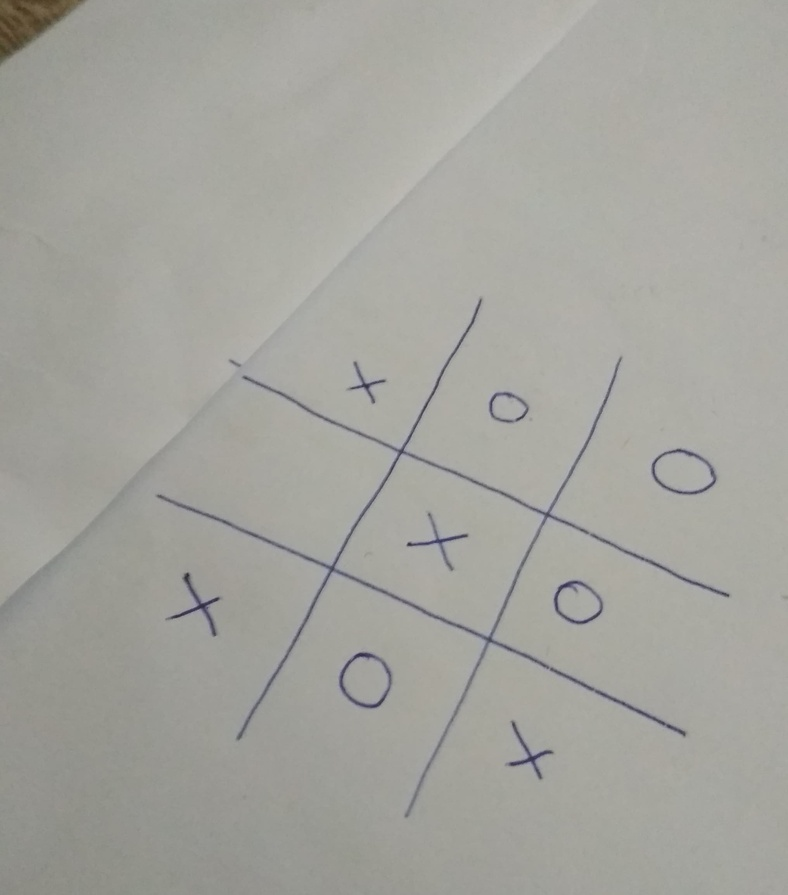
#> input picture data/easy/74322592_431844810765277_9173819388548087808_n.jpg, 788 x 895 px, shrunk from 2032 x 2307 before the run
$ python -i game.py   (imports and definitions only)
#> lines starting #> are read from the running program, lines starting #| are printed output that depends on the picture
#> further down, picture is the input picture: shape (895, 788, 3); mean B, G, R 157.7, 163.8, 164.1
import cv2 as cv
import numpy as np
import skimage as ski
from skimage import morphology as mp
from skimage.filters.rank import mean_bilateral
from scipy import ndimage as ndi


def s_curve(x):
    return 0.5 + (3 * (x - 0.5)) / 2 * np.sqrt(1 + 9 * (x - 0.5) ** 2)
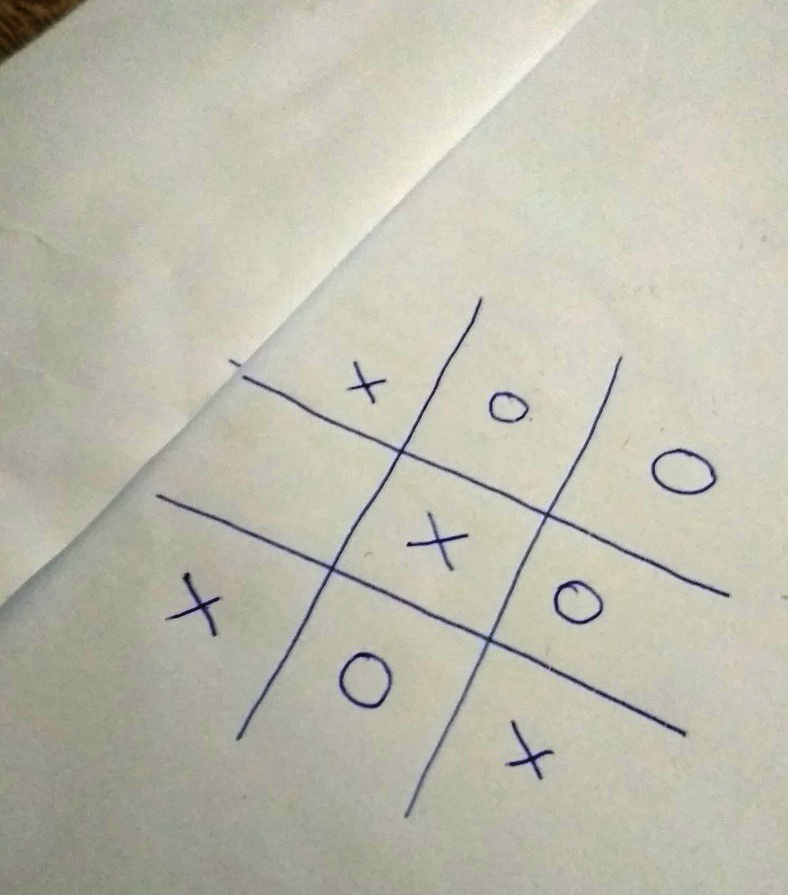
#> returned value: shape (895, 788, 3) float64; mean of channels 0, 1, 2 111810.4, 120730.2, 121137.2; drawn with min black and max white


def find_game_state(img):
    state = []

    # TODO should return game state as simple list - example output :
    #  [['x', '', 'o'], ['', 'x', 'x'], ['o', '', 'o']]
    #  assuming that 'board' parameter is square image with only one game board
    # return state

    src = s_curve(img)
    dst = src > ski.filters.threshold_otsu(src)
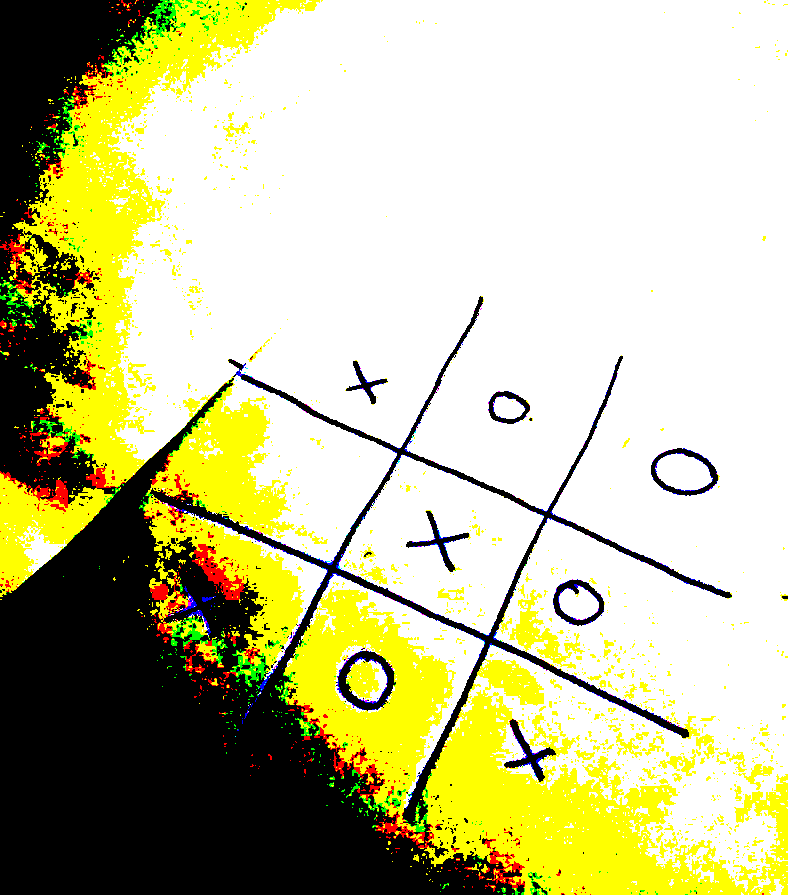
#> dst: shape (895, 788, 3) bool; mean B, G, R 0.581, 0.756, 0.761

    dst = ski.img_as_ubyte(dst)

#> (the run stopped early here; a loop or call above may not have finished)

$ run again, on data/easy/74525050_2488852948106614_7393458326555590656_n.jpg
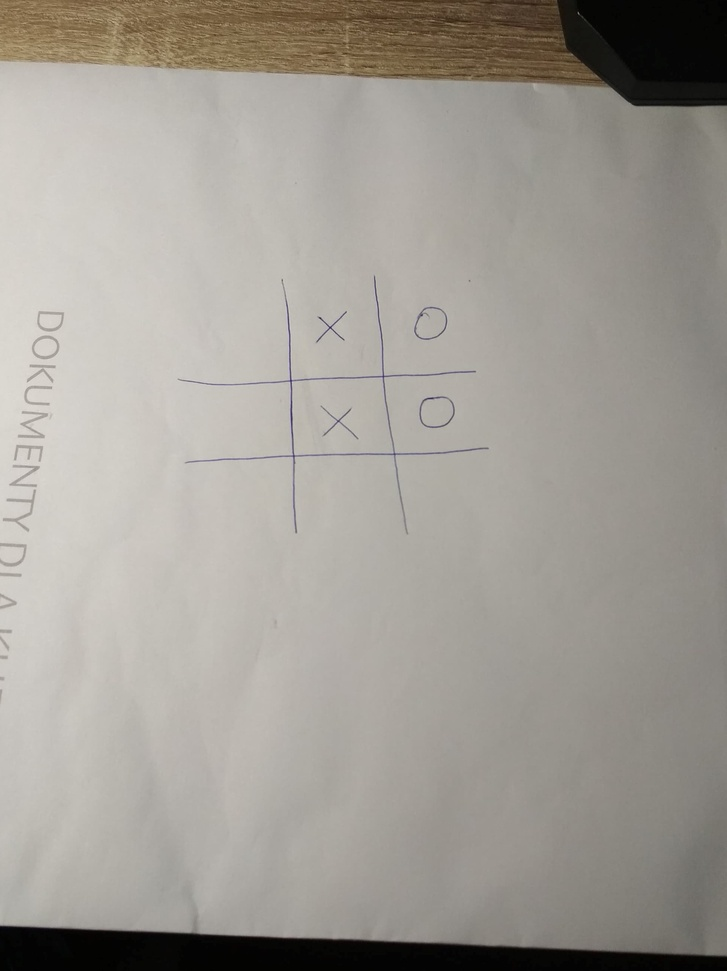
#> input picture data/easy/74525050_2488852948106614_7393458326555590656_n.jpg, 727 x 971 px, shrunk from 1949 x 2605 before the run
#> picture is the input picture: shape (971, 727, 3); mean B, G, R 149.3, 156.5, 160.9
#> in s_curve, `return 0.5 + (3 * (x - 0.5)) / 2 * np.sqrt(1 + 9 * (x - 0.5) ** 2)`:
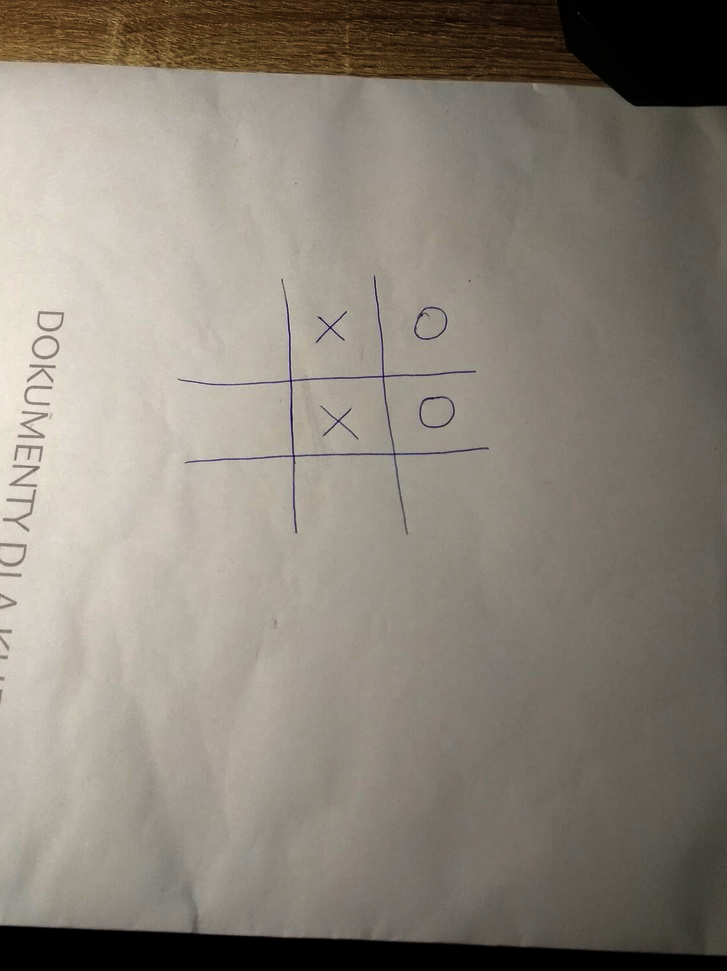
#> returned value: shape (971, 727, 3) float64; mean of channels 0, 1, 2 109170.9, 118626.2, 124637.9; drawn with min black and max white
#> in find_game_state, `dst = src > ski.filters.threshold_otsu(src)`:
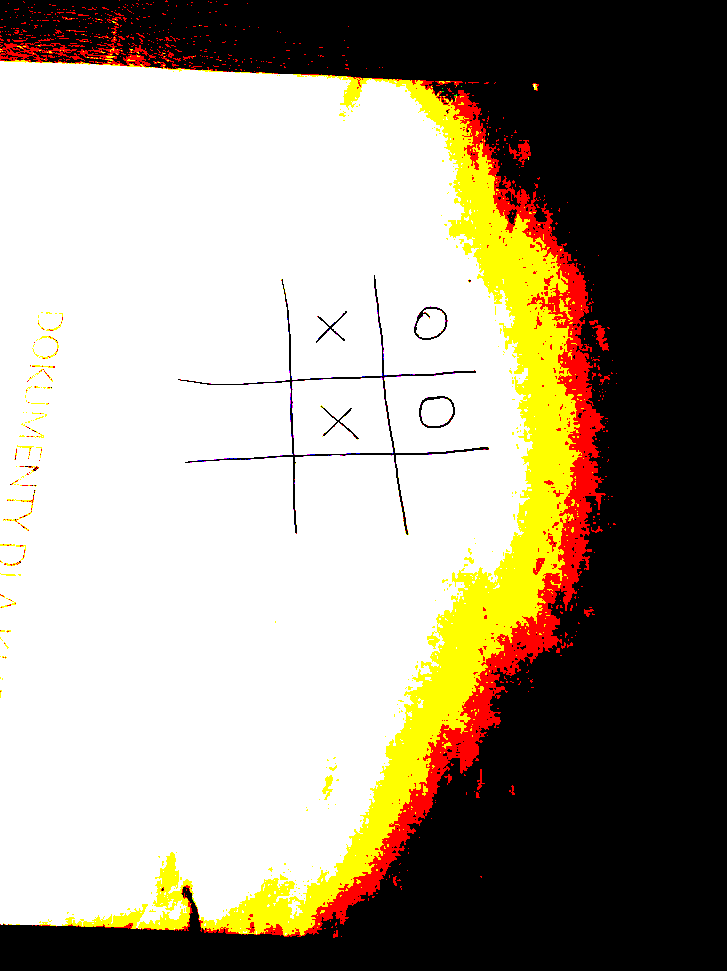
#> dst: shape (971, 727, 3) bool; mean B, G, R 0.527, 0.595, 0.633

$ run again, on data/easy/74634321_569045363927472_4053419224331190272_n.jpg
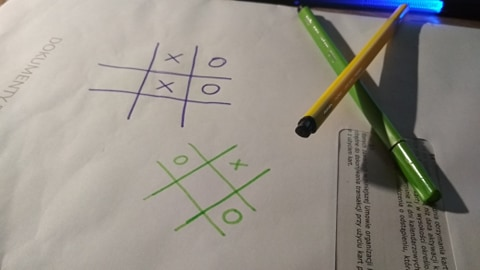
#> input picture data/easy/74634321_569045363927472_4053419224331190272_n.jpg, 480 x 270 px
#> picture is the input picture: shape (270, 480, 3); mean B, G, R 134.4, 142.9, 148
#> in s_curve, `return 0.5 + (3 * (x - 0.5)) / 2 * np.sqrt(1 + 9 * (x - 0.5) ** 2)`:
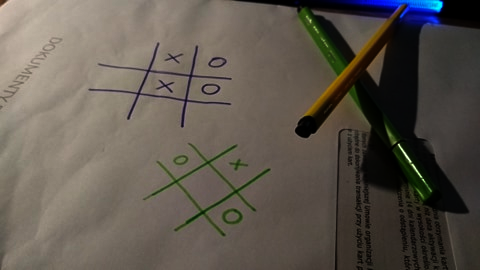
#> returned value: shape (270, 480, 3) float64; mean of channels 0, 1, 2 90171.2, 100405.7, 108580.3; drawn with min black and max white
#> in find_game_state, `dst = src > ski.filters.threshold_otsu(src)`:
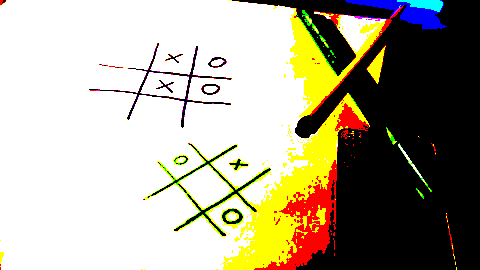
#> dst: shape (270, 480, 3) bool; mean B, G, R 0.576, 0.655, 0.68

$ run again, on data/easy/74890899_2356985374518038_5346477883944599552_n.jpg
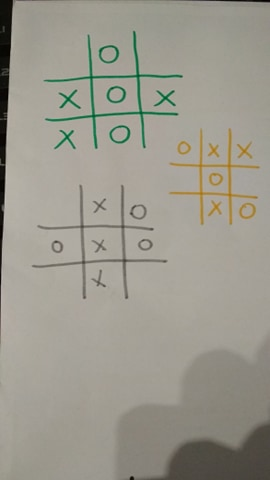
#> input picture data/easy/74890899_2356985374518038_5346477883944599552_n.jpg, 270 x 480 px
#> picture is the input picture: shape (480, 270, 3); mean B, G, R 141.6, 152.7, 155.6
#> in s_curve, `return 0.5 + (3 * (x - 0.5)) / 2 * np.sqrt(1 + 9 * (x - 0.5) ** 2)`:
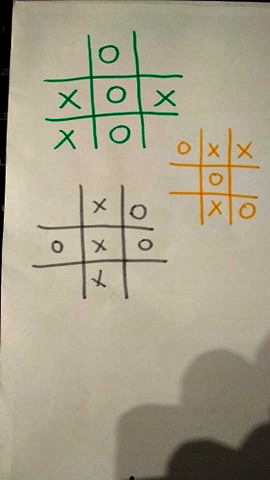
#> returned value: shape (480, 270, 3) float64; mean of channels 0, 1, 2 92791.5, 107238.2, 111867.1; drawn with min black and max white
#> in find_game_state, `dst = src > ski.filters.threshold_otsu(src)`:
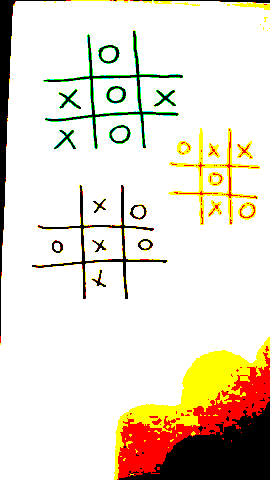
#> dst: shape (480, 270, 3) bool; mean B, G, R 0.808, 0.869, 0.906
